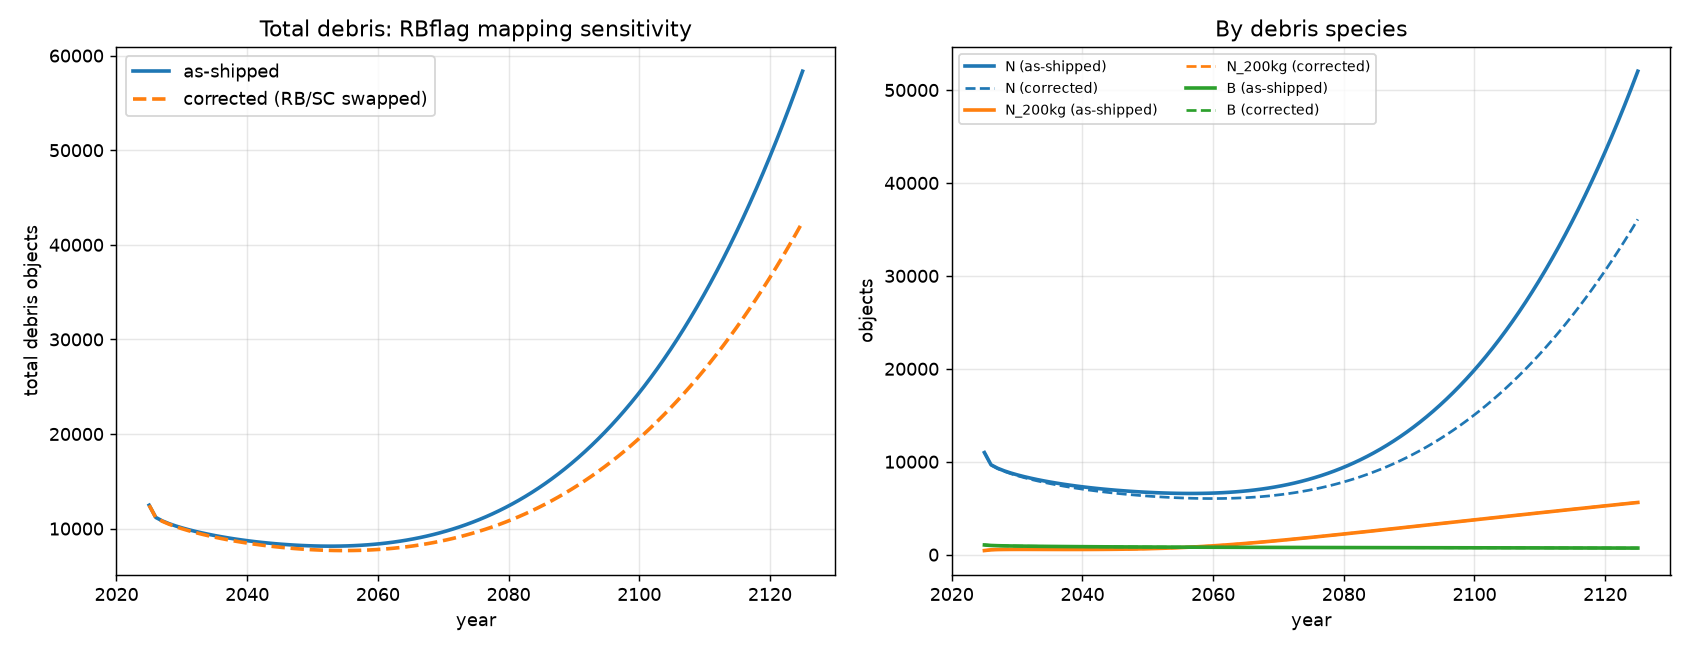

The script that saved this image:
"""
rbflag_sensitivity.py

A/B test for the RBflag -> objclass mapping in the NASA breakup model.

pyssem (faithfully copying MOCAT-SSEM MATLAB) uses:
    objclass = 5 if RBflag == 0 else 0
and func_Am treats ObjClass in (4.5, 8.5) as the ROCKET-BODY area/mass branch.
Traced through, that sends rocket-body collisions (RBflag==1 -> objclass 0) to the
SPACECRAFT distribution and vice-versa -- i.e. the mapping appears inverted.

This script runs the identical scenario twice:
  * "as-shipped"  : stock mapping
  * "corrected"   : the mapping with RB<->SC swapped
and overlays the debris-population trajectories so you can see the magnitude for
your scenario. The correction is applied by intercepting func_Am and swapping the
ObjClass it receives (0<->5), which is exactly the corrected assignment at the
point of use -- no edits to the installed pyssem source.

Fragmentation draws are stochastic, so both runs are seeded identically; the two
variants consume the RNG in lockstep (same fragment diameters -> same number of
draws), so the only difference is which A/m distribution parameters are used.
"""

import json
import types
import random

import numpy as np
import matplotlib
matplotlib.use("Agg")
import matplotlib.pyplot as plt

from build_x0 import build_x0

try:
    from pyssem.model import Model
    from pyssem.utils.launch.launch import launch_func_lambda_fun
    import pyssem.utils.collisions.NASA_SBM_Evolve as sbm
    try:
        import pyssem.utils.collisions.collisions as col
    except ImportError:
        col = None
except ImportError:
    from model import Model
    from utils.launch.launch import launch_func_lambda_fun
    import utils.collisions.NASA_SBM_Evolve as sbm
    try:
        import utils.collisions.collisions as col
    except ImportError:
        col = None

CONFIG_PATH = "config_rb.json"
GP_PATH, SATCAT_PATH, DISCOS_PATH = "2026.csv", "satcat.csv", "discos_cache.csv"
SEED = 12345

# Launch campaigns (identical for both runs; kept modest so debris signal is readable).
CAMPAIGNS = [
    ("S", 550,  lambda t: 100 + 12 * t),
    ("S", 1200, lambda t: 800 / (1 + np.exp(-0.18 * (t - 25)))),
]

# ---- keep an untouched reference to the real func_Am(s) ----
_ORIG_SBM_FUNC_AM = sbm.func_Am
_ORIG_COL_FUNC_AM = getattr(col, "func_Am", None) if col is not None else None


def _swap_objclass(oc):
    # 0 <-> 5; pass anything else through unchanged
    return 0 if oc == 5 else (5 if oc == 0 else oc)


def _apply_mapping(corrected: bool):
    """Patch func_Am to the corrected mapping, or restore the stock one."""
    if corrected:
        sbm.func_Am = lambda d, oc: _ORIG_SBM_FUNC_AM(d, _swap_objclass(oc))
        if col is not None and _ORIG_COL_FUNC_AM is not None:
            col.func_Am = lambda d, oc: _ORIG_COL_FUNC_AM(d, _swap_objclass(oc))
    else:
        sbm.func_Am = _ORIG_SBM_FUNC_AM
        if col is not None and _ORIG_COL_FUNC_AM is not None:
            col.func_Am = _ORIG_COL_FUNC_AM


def build_and_run(corrected: bool):
    # Patch BEFORE configure_species -- collision fragments are computed there.
    _apply_mapping(corrected)
    np.random.seed(SEED)
    random.seed(SEED)

    with open(CONFIG_PATH) as f:
        cfg = json.load(f)
    sp = cfg["scenario_properties"]

    model = Model(
        start_date=sp["start_date"].split("T")[0],
        simulation_duration=sp["simulation_duration"], steps=sp["steps"],
        min_altitude=sp["min_altitude"], max_altitude=sp["max_altitude"],
        n_shells=sp["n_shells"], launch_function=sp["launch_function"],
        integrator=sp["integrator"], density_model=sp["density_model"],
        LC=sp["LC"], v_imp=sp.get("v_imp"), baseline=sp.get("baseline", False),
        fragment_spreading=sp.get("fragment_spreading", False),
        parallel_processing=sp.get("parallel_processing", False),
        indicator_variables=sp.get("indicator_variables"),
    )

    def _seed_pop(self, baseline=False, launch_file=None):
        self.x0 = build_x0(self, gp_path=GP_PATH, satcat_path=SATCAT_PATH,
                           discos_path=DISCOS_PATH, verbose=False)
        self.FLM_steps = None
    model.scenario_properties.initial_pop_and_launch = types.MethodType(
        _seed_pop, model.scenario_properties)

    model.configure_species(cfg["species"])

    scen = model.scenario_properties
    t = np.asarray(scen.scen_times)
    HMid = np.asarray(scen.HMid)
    n_shells = scen.n_shells

    by = {}
    for sym, alt, prof in CAMPAIGNS:
        by.setdefault(sym, [None] * n_shells)
        k = int(np.argmin(np.abs(HMid - alt)))
        rate = np.maximum(0.0, np.asarray(prof(t), dtype=float))
        by[sym][k] = rate if by[sym][k] is None else by[sym][k] + rate
    for g in scen.species.values():
        for s in g:
            if getattr(s, "active", False):
                s.launch_func = launch_func_lambda_fun
                s.lambda_funs = by.get(s.sym_name, [None] * n_shells)

    model.run_model()

    out = scen.output
    names = list(scen.species_names)
    per_species = {nm: out.y[i * n_shells:(i + 1) * n_shells, :].sum(axis=0)
                   for i, nm in enumerate(names)}
    active_flags = {s.sym_name: getattr(s, "active", False)
                    for g in scen.species.values() for s in g}
    return np.asarray(out.t), per_species, active_flags


# ----------------------------- run both -----------------------------
print("Run 1/2: as-shipped mapping ...")
t, ship, active_flags = build_and_run(corrected=False)
print("Run 2/2: corrected mapping ...")
_, corr, _ = build_and_run(corrected=True)

_apply_mapping(False)  # restore stock, just in case

debris_names = [nm for nm, a in active_flags.items() if not a]
ship_debris = np.sum([ship[nm] for nm in debris_names], axis=0)
corr_debris = np.sum([corr[nm] for nm in debris_names], axis=0)

# ----------------------------- report -----------------------------
def pct(a, b):
    return 100.0 * (a - b) / b if b else float("nan")

print(f"\nFinal debris totals (t = {t[-1]:.0f} yr):")
print(f"  as-shipped: {ship_debris[-1]:,.0f}")
print(f"  corrected : {corr_debris[-1]:,.0f}")
print(f"  difference: {pct(corr_debris[-1], ship_debris[-1]):+.1f}%  (corrected vs as-shipped)")
print("\nPer debris species (final):")
for nm in debris_names:
    print(f"  {nm:>10}: as-shipped {ship[nm][-1]:>12,.0f} | "
          f"corrected {corr[nm][-1]:>12,.0f} | {pct(corr[nm][-1], ship[nm][-1]):+.1f}%")

# ----------------------------- plots -----------------------------
start_year = 2025
xt = start_year + t

fig, (ax1, ax2) = plt.subplots(1, 2, figsize=(13, 5))

ax1.plot(xt, ship_debris, lw=2, label="as-shipped")
ax1.plot(xt, corr_debris, lw=2, ls="--", label="corrected (RB/SC swapped)")
ax1.set_xlabel("year"); ax1.set_ylabel("total debris objects")
ax1.set_title("Total debris: RBflag mapping sensitivity")
ax1.grid(True, alpha=0.3); ax1.legend()

for nm in debris_names:
    line, = ax2.plot(xt, ship[nm], lw=2, label=f"{nm} (as-shipped)")
    ax2.plot(xt, corr[nm], lw=1.5, ls="--", color=line.get_color(),
             label=f"{nm} (corrected)")
ax2.set_xlabel("year"); ax2.set_ylabel("objects")
ax2.set_title("By debris species")
ax2.grid(True, alpha=0.3); ax2.legend(ncol=2, fontsize=8)

fig.tight_layout()
fig.savefig("rbflag_sensitivity.png", dpi=130)
print("\nSaved rbflag_sensitivity.png")
